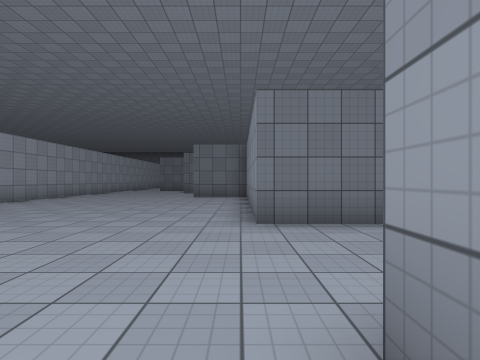
View 1 (above)

22 first-person views from a walk through a Unity game level. The camera is 1.3 m above the floor, looks level and sees 80° across. The floor is counted in squares, 2 m on a side. Each view is taken from the middle of a square. On the plan, view 1 faces up. The plan holds only what a view shows up to about 9 squares ahead; the rest is blank. The place goes on beyond the plan. The player character is not drawn. Some animated figures are left out. Surface patterns are stand-ins for the level's own textures.

View 2
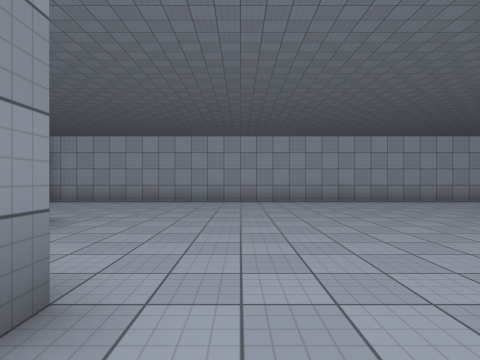

View 3
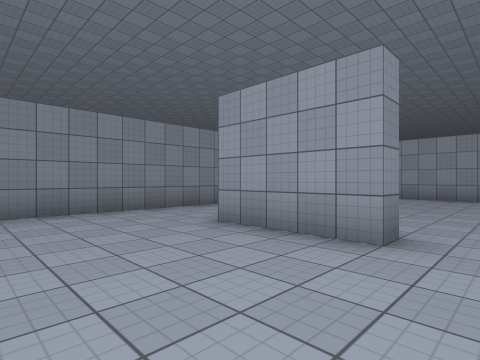

View 4
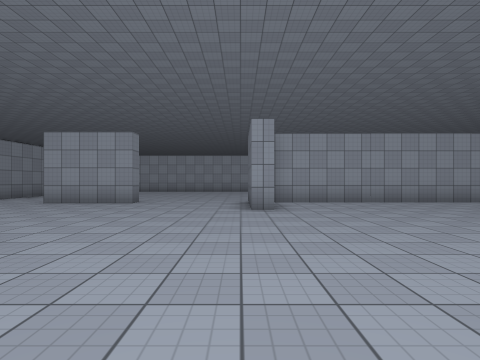

View 5
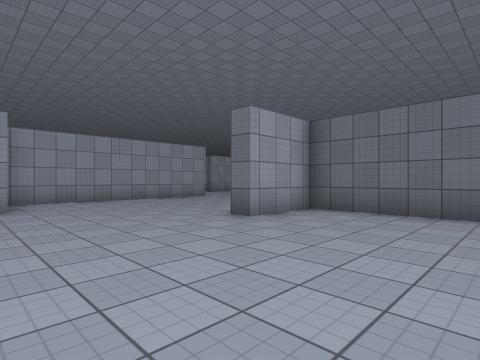

View 6
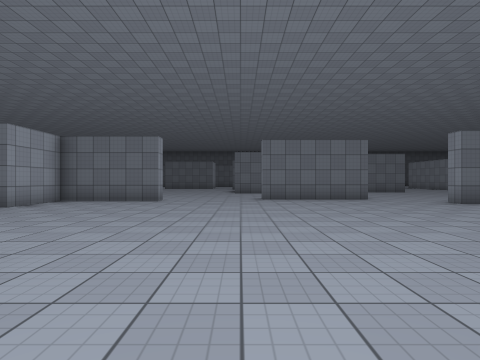

View 7
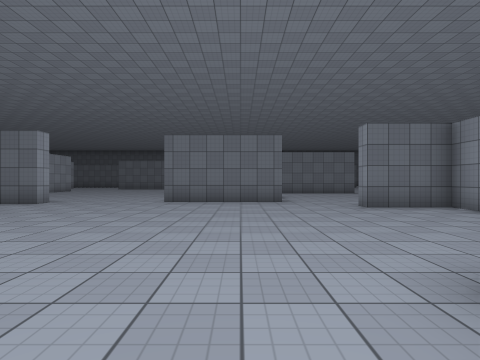

View 8
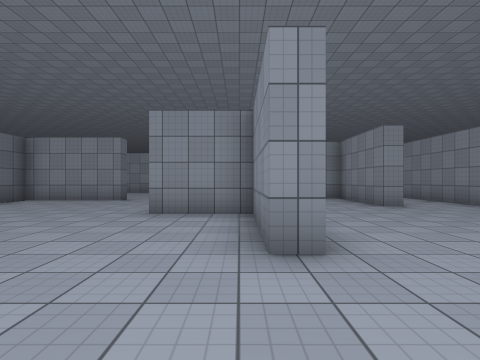

View 9
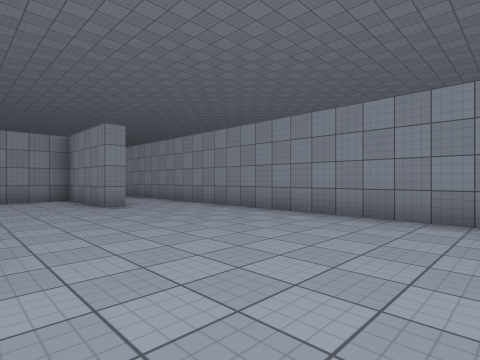

View 10
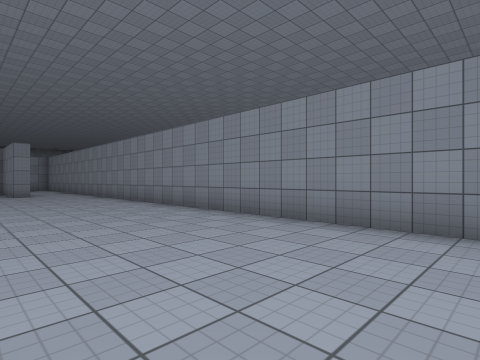

View 11
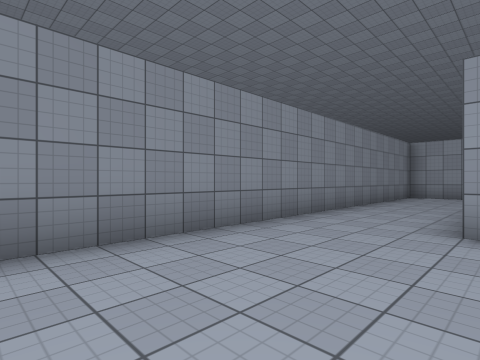

View 12
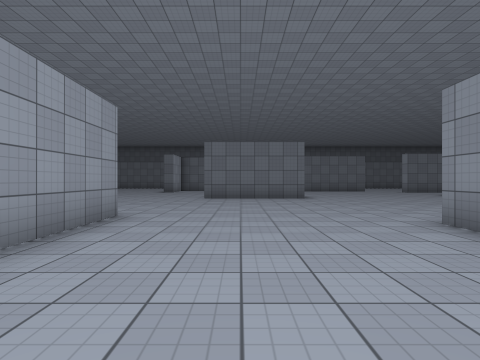

View 13
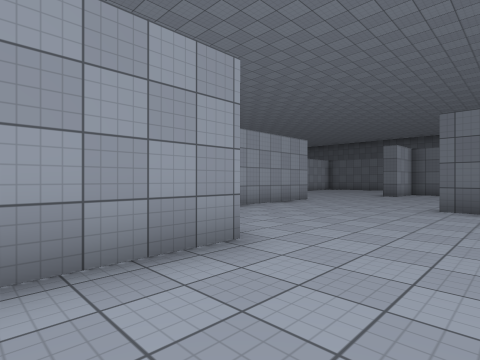

View 14
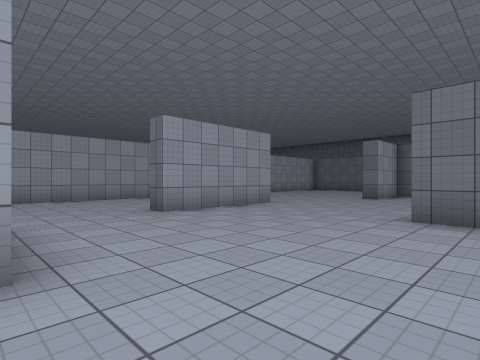

View 15
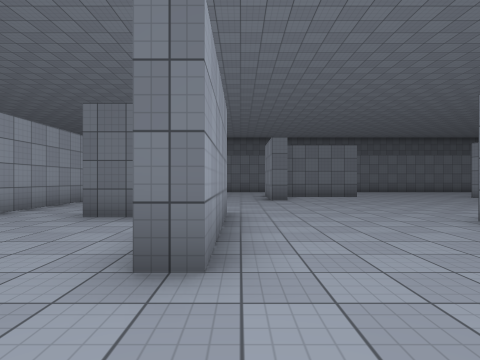

View 16
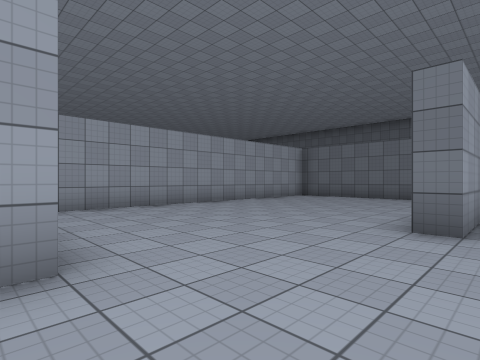

View 17
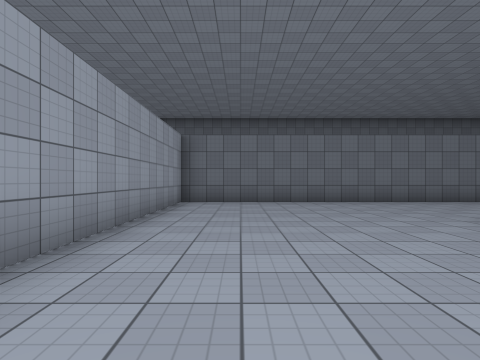

View 18
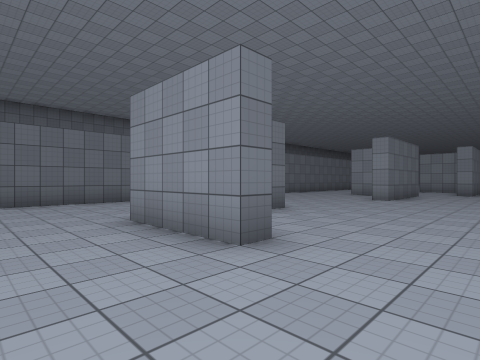

View 19
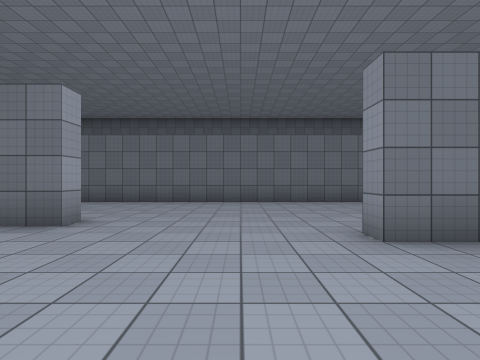

View 20
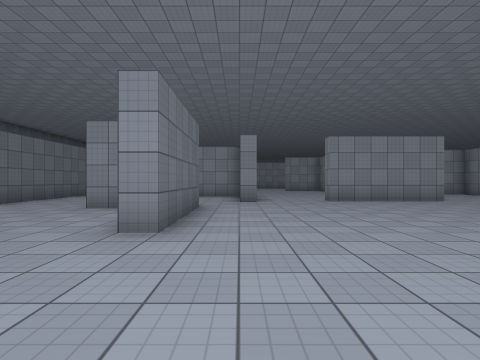

View 21
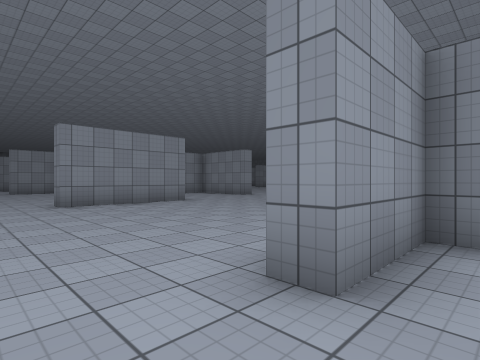

View 22
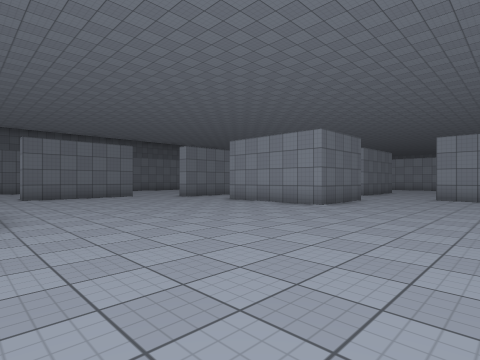

### Floor plan
Points are (right, up) in squares from view 1. A wall is a line through its corners. A room is listed if a view was taken in it or the views show most of it. See-through windows are left out.
Room 1 (views 1, 15)
walls: (1.5, 4.3) (0.3, 4.3) (0.3, 9); (-6.7, 9.4) (-6.7, -3.9); (0.5, 0.5) (0.5, 1) (1, 1); (-2.2, 14) (-2.7, 14); (-6.7, 14) (-6.7, 12); (-4.8, -4) (2.4, -4); (-3.9, 17) (-4.7, 17); (-6.7, 18.6) (-6.7, 17.6)
ways out: opening at (-5.5, 17.5) to room 2; opening at (-2, 12.3) to room 2; opening at (1, 2.5) to room 2; opening at (1.5, -2.5) to room 2
Room 2 (views 2, 3, 4, 5, 6, 7, 8, 9, 10, 11, 12, 13, 14, 16, 17, 18, 19, 20, 21, 22)
walls: (6, 9.5) (6, 10.2); (9.5, 10.2) (9.5, 9.8) (6.5, 9.8) (6.5, 7.8) (6, 7.8); (4.2, 16.5) (4.7, 16.5) (4.7, 18.5) (5.2, 18.5); (2.6, 16) (1.8, 16); (0.8, 11.3) (0.8, 4.9); (14, 14.7) (11.7, 14.7) (11.7, 18.2) (12.2, 18.2); (2.8, 4.9) (2.8, 4.3) (1.5, 4.3); (15.8, 11.9) (15.8, 13); (16.2, 10.5) (12.8, 10.5); (11.5, 20.5) (11.5, 21); (9.9, 22) (6.5, 22) (6.5, 22.5); (-2.2, 17.5) (-2.2, 14); (9.5, 23.8) (9.5, 24.5); (2.5, 23.5) (2.5, 23) (1.6, 23); (1, 1) (1, -1.5); (13.5, 1.2) (13.5, 1.7) (16.5, 1.7) (16.5, 3.8); (-0.5, 22.6) (-0.5, 21) (-1, 21) (-1, 23.5); (20, 5.7) (20, 8.7) (18, 8.7) (18, 9.2); (8.8, 27.5) (-6.7, 27.5) (-6.7, 18.6); (12, 27.5) (10.8, 27.5); (2.4, -4) (20, -4); (18, -2.1) (18, -1.5) (21, -1.5) (21, 0.1)
ways out: opening at (-5.5, 17.5) to room 1; opening at (-2, 12.3) to room 1; opening at (1, 2.5) to room 1; opening at (1.5, -2.5) to room 1; opening at (10.7, 26); opening at (11, 21); opening at (12, 19.5); opening at (15.5, 14); opening at (17.5, 10); opening at (19.2, 2.2)

Positions as (right, up) in squares from view 1, and headings:
1: (0, 0), facing up
2: (2, 2), facing left
3: (4, 2), facing down-left
4: (9, 4), facing left
5: (10, 4), facing up-left
6: (12, 1), facing up
7: (15, 2), facing up
8: (11, 2), facing right
9: (11, 1), facing down-right
10: (5, 0), facing down-right
11: (5, -1), facing down-left
12: (3, 6), facing up
13: (3, 9), facing up-left
14: (3, 11), facing up-left
15: (-2, 12), facing up
16: (0, 17), facing up-left
17: (-5, 19), facing up
18: (-3, 19), facing up-right
19: (5, 19), facing up
20: (3, 21), facing right
21: (4, 20), facing down-right
22: (5, 11), facing up-right
